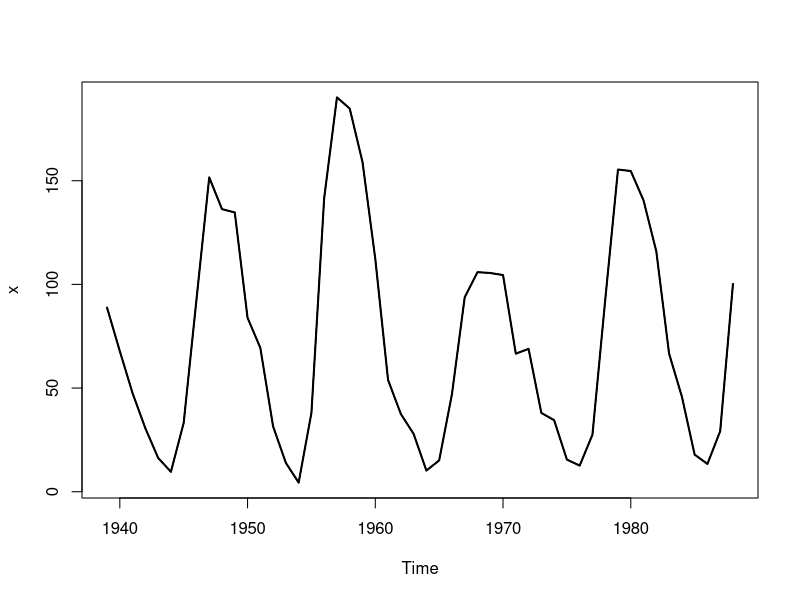
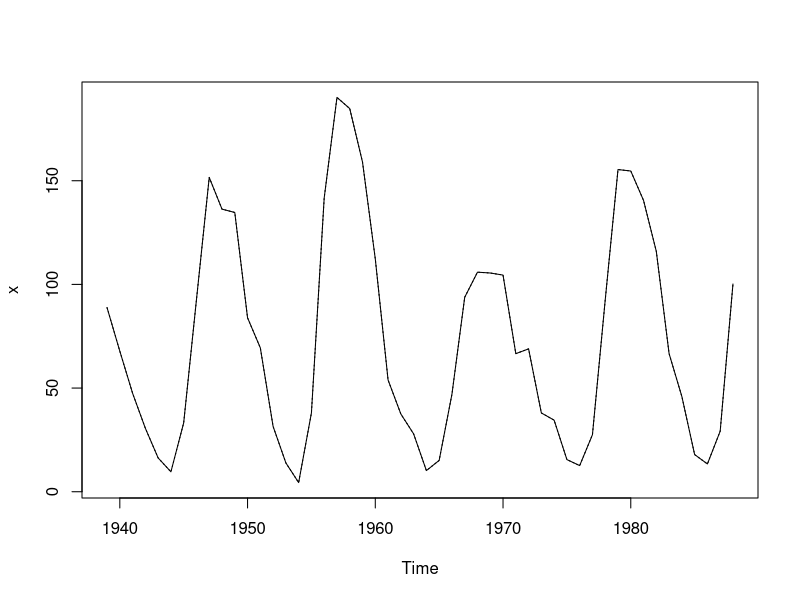
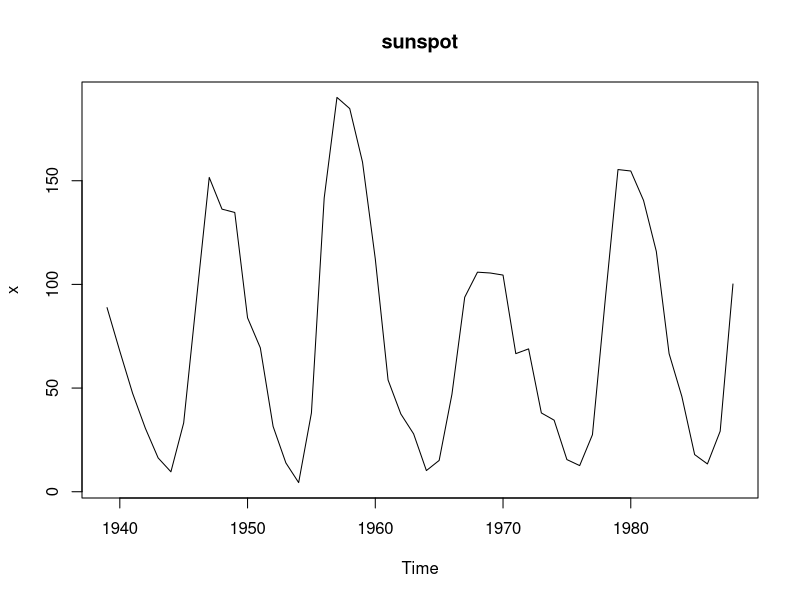
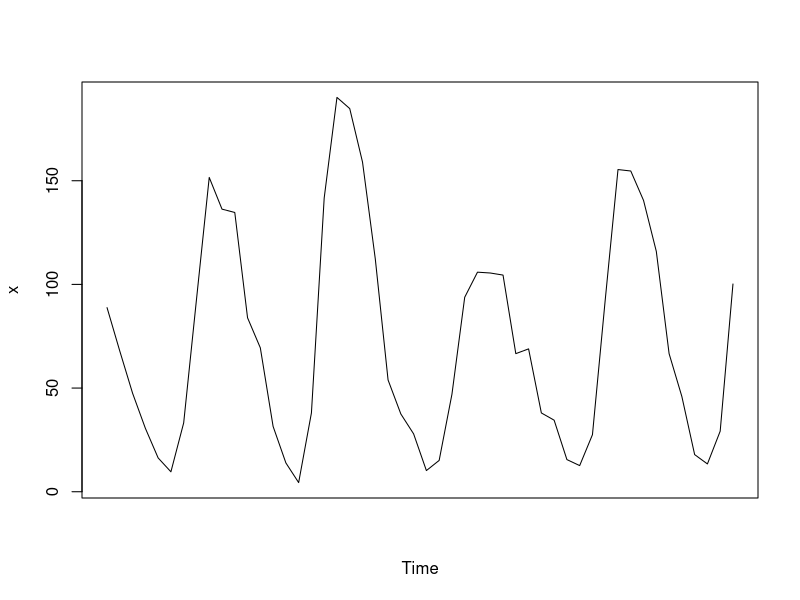
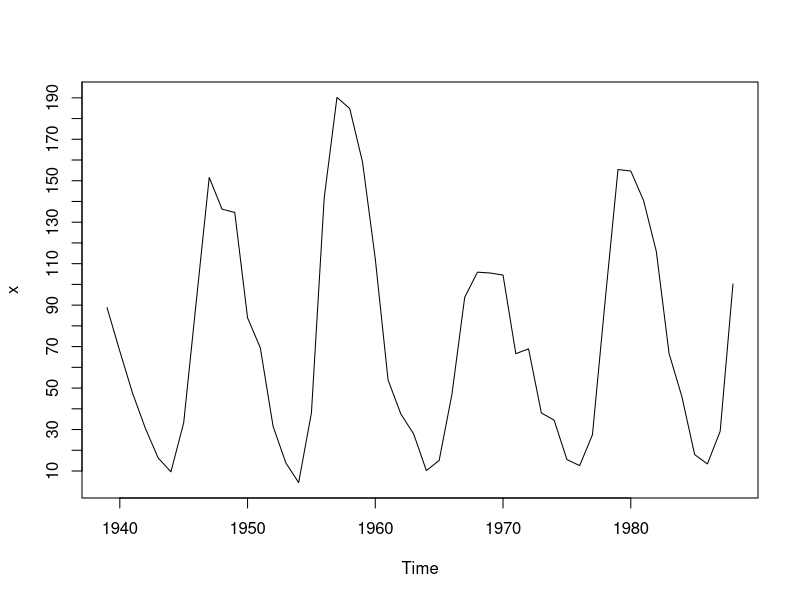

The R source for these figures, in order:
x <- tail(sunspot.year, 50) # 只選出最後50筆資料做圖

# 畫出散布圖
plot(x) 
# 將點連接起來
lines(x) # 低階繪圖函數
# 調色
lines(x, col = "red")
# 加粗
lines(x, lwd = 2)
# 改變線的型態
plot(x) # 重新畫圖
lines(x, lty = 3)
# 標題
plot(x, main = "sunspot")
# 刪除x 軸座標
plot(x, xaxt = "n")
# y 軸座標更改
plot(x, yaxt = "n") # 先刪除y軸座標
axis(2, at = seq(10, 200, 10), labels = seq(10, 200, 10))
# 請回到console輸入`submit()`

